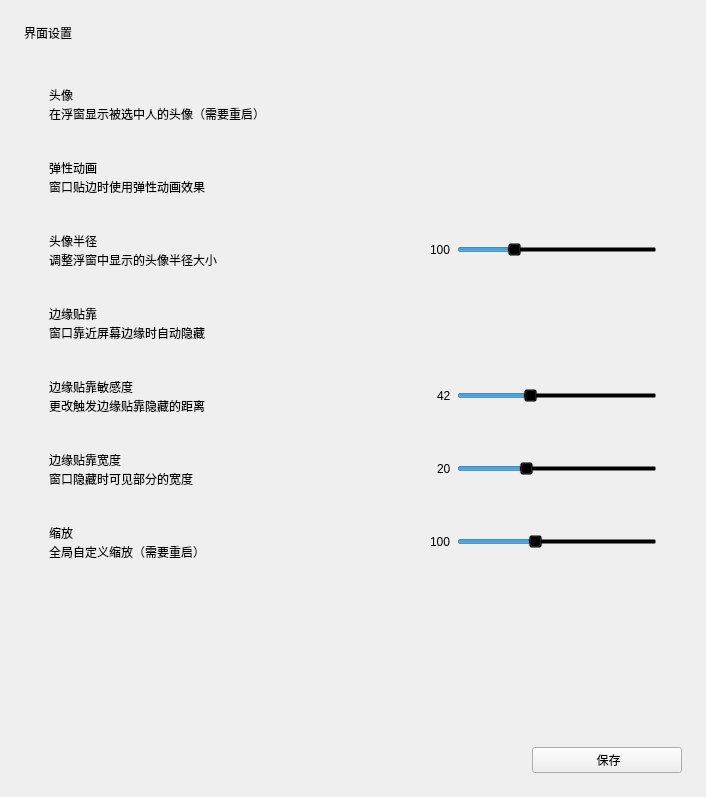
<?xml version="1.0" encoding="UTF-8"?>
<ui version="4.0">
 <class>Form</class>
 <widget class="QWidget" name="Form">
  <property name="geometry">
   <rect>
    <x>0</x>
    <y>0</y>
    <width>706</width>
    <height>797</height>
   </rect>
  </property>
  <property name="sizePolicy">
   <sizepolicy hsizetype="Preferred" vsizetype="Expanding">
    <horstretch>0</horstretch>
    <verstretch>0</verstretch>
   </sizepolicy>
  </property>
  <property name="windowTitle">
   <string>Form</string>
  </property>
  <layout class="QVBoxLayout" name="verticalLayout_2">
   <property name="spacing">
    <number>18</number>
   </property>
   <property name="leftMargin">
    <number>24</number>
   </property>
   <property name="topMargin">
    <number>24</number>
   </property>
   <property name="rightMargin">
    <number>24</number>
   </property>
   <property name="bottomMargin">
    <number>24</number>
   </property>
   <item>
    <widget class="TitleLabel" name="TitleLabel">
     <property name="text">
      <string>界面设置</string>
     </property>
    </widget>
   </item>
   <item>
    <widget class="SmoothScrollArea" name="ct_scroll">
     <property name="styleSheet">
      <string notr="true">background: transparent; border: none</string>
     </property>
     <property name="widgetResizable">
      <bool>true</bool>
     </property>
     <widget class="QWidget" name="scrollAreaWidgetContents">
      <property name="geometry">
       <rect>
        <x>0</x>
        <y>0</y>
        <width>658</width>
        <height>669</height>
       </rect>
      </property>
      <layout class="QVBoxLayout" name="verticalLayout_9">
       <item>
        <layout class="QVBoxLayout" name="verticalLayout_3">
         <property name="spacing">
          <number>3</number>
         </property>
         <item>
          <widget class="CardWidget" name="CardWidget_11">
           <property name="minimumSize">
            <size>
             <width>0</width>
             <height>70</height>
            </size>
           </property>
           <layout class="QHBoxLayout" name="horizontalLayout_4">
            <property name="leftMargin">
             <number>16</number>
            </property>
            <property name="topMargin">
             <number>16</number>
            </property>
            <property name="rightMargin">
             <number>16</number>
            </property>
            <property name="bottomMargin">
             <number>16</number>
            </property>
            <item>
             <layout class="QVBoxLayout" name="verticalLayout_7">
              <property name="spacing">
               <number>0</number>
              </property>
              <item>
               <widget class="StrongBodyLabel" name="StrongBodyLabel_4">
                <property name="text">
                 <string>头像</string>
                </property>
               </widget>
              </item>
              <item>
               <widget class="CaptionLabel" name="CaptionLabel_12">
                <property name="text">
                 <string>在浮窗显示被选中人的头像（需要重启）</string>
                </property>
                <property name="lightColor" stdset="0">
                 <color alpha="150">
                  <red>0</red>
                  <green>0</green>
                  <blue>0</blue>
                 </color>
                </property>
                <property name="darkColor" stdset="0">
                 <color alpha="200">
                  <red>255</red>
                  <green>255</green>
                  <blue>255</blue>
                 </color>
                </property>
               </widget>
              </item>
             </layout>
            </item>
            <item>
             <widget class="SwitchButton" name="avatar">
              <property name="sizePolicy">
               <sizepolicy hsizetype="Maximum" vsizetype="Fixed">
                <horstretch>0</horstretch>
                <verstretch>0</verstretch>
               </sizepolicy>
              </property>
              <property name="text">
               <string/>
              </property>
             </widget>
            </item>
           </layout>
          </widget>
         </item>
         <item>
          <widget class="CardWidget" name="CardWidget_5">
           <property name="minimumSize">
            <size>
             <width>0</width>
             <height>70</height>
            </size>
           </property>
           <layout class="QHBoxLayout" name="horizontalLayout_5">
            <property name="leftMargin">
             <number>16</number>
            </property>
            <property name="topMargin">
             <number>16</number>
            </property>
            <property name="rightMargin">
             <number>16</number>
            </property>
            <property name="bottomMargin">
             <number>16</number>
            </property>
            <item>
             <layout class="QVBoxLayout" name="verticalLayout_8">
              <property name="spacing">
               <number>0</number>
              </property>
              <item>
               <widget class="StrongBodyLabel" name="StrongBodyLabel_5">
                <property name="text">
                 <string>弹性动画</string>
                </property>
               </widget>
              </item>
              <item>
               <widget class="CaptionLabel" name="CaptionLabel_13">
                <property name="text">
                 <string>窗口贴边时使用弹性动画效果</string>
                </property>
                <property name="lightColor" stdset="0">
                 <color alpha="150">
                  <red>0</red>
                  <green>0</green>
                  <blue>0</blue>
                 </color>
                </property>
                <property name="darkColor" stdset="0">
                 <color alpha="200">
                  <red>255</red>
                  <green>255</green>
                  <blue>255</blue>
                 </color>
                </property>
               </widget>
              </item>
             </layout>
            </item>
            <item>
             <widget class="SwitchButton" name="elastic_animation">
              <property name="sizePolicy">
               <sizepolicy hsizetype="Maximum" vsizetype="Fixed">
                <horstretch>0</horstretch>
                <verstretch>0</verstretch>
               </sizepolicy>
              </property>
              <property name="text">
               <string/>
              </property>
             </widget>
            </item>
           </layout>
          </widget>
         </item>
         <item>
          <widget class="CardWidget" name="CardWidget_4">
           <property name="minimumSize">
            <size>
             <width>0</width>
             <height>70</height>
            </size>
           </property>
           <layout class="QHBoxLayout" name="horizontalLayout_4">
            <property name="leftMargin">
             <number>16</number>
            </property>
            <property name="topMargin">
             <number>16</number>
            </property>
            <property name="rightMargin">
             <number>16</number>
            </property>
            <property name="bottomMargin">
             <number>16</number>
            </property>
            <item>
             <layout class="QVBoxLayout" name="verticalLayout_7">
              <property name="spacing">
               <number>0</number>
              </property>
              <item>
               <widget class="StrongBodyLabel" name="StrongBodyLabel_3">
                <property name="text">
                 <string>头像半径</string>
                </property>
               </widget>
              </item>
              <item>
               <widget class="CaptionLabel" name="CaptionLabel_5">
                <property name="text">
                 <string>调整浮窗中显示的头像半径大小</string>
                </property>
                <property name="lightColor" stdset="0">
                 <color alpha="150">
                  <red>0</red>
                  <green>0</green>
                  <blue>0</blue>
                 </color>
                </property>
                <property name="darkColor" stdset="0">
                 <color alpha="200">
                  <red>255</red>
                  <green>255</green>
                  <blue>255</blue>
                 </color>
                </property>
               </widget>
              </item>
             </layout>
            </item>
            <item alignment="Qt::AlignRight">
             <widget class="BodyLabel" name="avatar_size_label">
              <property name="maximumSize">
               <size>
                <width>40</width>
                <height>16777215</height>
               </size>
              </property>
              <property name="text">
               <string>100</string>
              </property>
             </widget>
            </item>
            <item>
             <widget class="Slider" name="avatar_size">
              <property name="sizePolicy">
               <sizepolicy hsizetype="Expanding" vsizetype="Fixed">
                <horstretch>0</horstretch>
                <verstretch>0</verstretch>
               </sizepolicy>
              </property>
              <property name="minimumSize">
               <size>
                <width>100</width>
                <height>0</height>
               </size>
              </property>
              <property name="maximumSize">
               <size>
                <width>200</width>
                <height>16777215</height>
               </size>
              </property>
              <property name="minimum">
               <number>20</number>
              </property>
              <property name="maximum">
               <number>64</number>
              </property>
              <property name="value">
               <number>32</number>
              </property>
              <property name="orientation">
               <enum>Qt::Horizontal</enum>
              </property>
             </widget>
            </item>
           </layout>
          </widget>
         </item>
         <item>
          <widget class="CardWidget" name="CardWidget_9">
           <property name="minimumSize">
            <size>
             <width>0</width>
             <height>70</height>
            </size>
           </property>
           <layout class="QHBoxLayout" name="horizontalLayout_11">
            <property name="leftMargin">
             <number>16</number>
            </property>
            <property name="topMargin">
             <number>16</number>
            </property>
            <property name="rightMargin">
             <number>16</number>
            </property>
            <property name="bottomMargin">
             <number>16</number>
            </property>
            <item>
             <layout class="QVBoxLayout" name="verticalLayout_15">
              <property name="spacing">
               <number>0</number>
              </property>
              <item>
               <widget class="StrongBodyLabel" name="StrongBodyLabel_9">
                <property name="text">
                 <string>边缘贴靠</string>
                </property>
               </widget>
              </item>
              <item>
               <widget class="CaptionLabel" name="CaptionLabel_10">
                <property name="text">
                 <string>窗口靠近屏幕边缘时自动隐藏</string>
                </property>
                <property name="lightColor" stdset="0">
                 <color alpha="150">
                  <red>0</red>
                  <green>0</green>
                  <blue>0</blue>
                 </color>
                </property>
                <property name="darkColor" stdset="0">
                 <color alpha="200">
                  <red>255</red>
                  <green>255</green>
                  <blue>255</blue>
                 </color>
                </property>
               </widget>
              </item>
             </layout>
            </item>
            <item>
             <widget class="SwitchButton" name="edge_hide">
              <property name="sizePolicy">
               <sizepolicy hsizetype="Maximum" vsizetype="Fixed">
                <horstretch>0</horstretch>
                <verstretch>0</verstretch>
               </sizepolicy>
              </property>
             </widget>
            </item>
           </layout>
          </widget>
         </item>
         <item>
          <widget class="CardWidget" name="CardWidget_10">
           <property name="minimumSize">
            <size>
             <width>0</width>
             <height>70</height>
            </size>
           </property>
           <layout class="QHBoxLayout" name="horizontalLayout_12">
            <property name="leftMargin">
             <number>16</number>
            </property>
            <property name="topMargin">
             <number>16</number>
            </property>
            <property name="rightMargin">
             <number>16</number>
            </property>
            <property name="bottomMargin">
             <number>16</number>
            </property>
            <item>
             <layout class="QVBoxLayout" name="verticalLayout_16">
              <property name="spacing">
               <number>0</number>
              </property>
              <item>
               <widget class="StrongBodyLabel" name="StrongBodyLabel_11">
                <property name="text">
                 <string>边缘贴靠敏感度</string>
                </property>
               </widget>
              </item>
              <item>
               <widget class="CaptionLabel" name="CaptionLabel_11">
                <property name="text">
                 <string>更改触发边缘贴靠隐藏的距离</string>
                </property>
                <property name="lightColor" stdset="0">
                 <color alpha="150">
                  <red>0</red>
                  <green>0</green>
                  <blue>0</blue>
                 </color>
                </property>
                <property name="darkColor" stdset="0">
                 <color alpha="200">
                  <red>255</red>
                  <green>255</green>
                  <blue>255</blue>
                 </color>
                </property>
               </widget>
              </item>
             </layout>
            </item>
            <item alignment="Qt::AlignRight">
             <widget class="BodyLabel" name="edge_distance_label">
              <property name="sizePolicy">
               <sizepolicy hsizetype="Expanding" vsizetype="Preferred">
                <horstretch>0</horstretch>
                <verstretch>0</verstretch>
               </sizepolicy>
              </property>
              <property name="maximumSize">
               <size>
                <width>40</width>
                <height>16777215</height>
               </size>
              </property>
              <property name="text">
               <string>42</string>
              </property>
             </widget>
            </item>
            <item>
             <widget class="Slider" name="edge_distance">
              <property name="sizePolicy">
               <sizepolicy hsizetype="Expanding" vsizetype="Fixed">
                <horstretch>0</horstretch>
                <verstretch>0</verstretch>
               </sizepolicy>
              </property>
              <property name="minimumSize">
               <size>
                <width>100</width>
                <height>0</height>
               </size>
              </property>
              <property name="maximumSize">
               <size>
                <width>200</width>
                <height>16777215</height>
               </size>
              </property>
              <property name="minimum">
               <number>10</number>
              </property>
              <property name="maximum">
               <number>100</number>
              </property>
              <property name="value">
               <number>42</number>
              </property>
              <property name="orientation">
               <enum>Qt::Horizontal</enum>
              </property>
             </widget>
            </item>
           </layout>
          </widget>
         </item>
         <item>
          <widget class="CardWidget" name="CardWidget_5">
           <property name="minimumSize">
            <size>
             <width>0</width>
             <height>70</height>
            </size>
           </property>
           <layout class="QHBoxLayout" name="horizontalLayout_8">
            <property name="leftMargin">
             <number>16</number>
            </property>
            <property name="topMargin">
             <number>16</number>
            </property>
            <property name="rightMargin">
             <number>16</number>
            </property>
            <property name="bottomMargin">
             <number>16</number>
            </property>
            <item>
             <layout class="QVBoxLayout" name="verticalLayout_10">
              <property name="spacing">
               <number>0</number>
              </property>
              <item>
               <widget class="StrongBodyLabel" name="StrongBodyLabel_7">
                <property name="text">
                 <string>边缘贴靠宽度</string>
                </property>
               </widget>
              </item>
              <item>
               <widget class="CaptionLabel" name="CaptionLabel_7">
                <property name="text">
                 <string>窗口隐藏时可见部分的宽度</string>
                </property>
                <property name="wordWrap">
                 <bool>true</bool>
                </property>
                <property name="lightColor" stdset="0">
                 <color alpha="150">
                  <red>0</red>
                  <green>0</green>
                  <blue>0</blue>
                 </color>
                </property>
                <property name="darkColor" stdset="0">
                 <color alpha="200">
                  <red>255</red>
                  <green>255</green>
                  <blue>255</blue>
                 </color>
                </property>
               </widget>
              </item>
             </layout>
            </item>
            <item alignment="Qt::AlignRight">
             <widget class="BodyLabel" name="hidden_width_label">
              <property name="maximumSize">
               <size>
                <width>40</width>
                <height>16777215</height>
               </size>
              </property>
              <property name="text">
               <string>20</string>
              </property>
             </widget>
            </item>
            <item>
             <widget class="Slider" name="hidden_width">
              <property name="sizePolicy">
               <sizepolicy hsizetype="Expanding" vsizetype="Fixed">
                <horstretch>0</horstretch>
                <verstretch>0</verstretch>
               </sizepolicy>
              </property>
              <property name="minimumSize">
               <size>
                <width>100</width>
                <height>0</height>
               </size>
              </property>
              <property name="maximumSize">
               <size>
                <width>200</width>
                <height>16777215</height>
               </size>
              </property>
              <property name="minimum">
               <number>5</number>
              </property>
              <property name="maximum">
               <number>50</number>
              </property>
              <property name="value">
               <number>20</number>
              </property>
              <property name="orientation">
               <enum>Qt::Horizontal</enum>
              </property>
             </widget>
            </item>
           </layout>
          </widget>
         </item>
         <item>
          <widget class="CardWidget" name="CardWidget_6">
           <property name="minimumSize">
            <size>
             <width>0</width>
             <height>70</height>
            </size>
           </property>
           <layout class="QHBoxLayout" name="horizontalLayout_8">
            <property name="leftMargin">
             <number>16</number>
            </property>
            <property name="topMargin">
             <number>16</number>
            </property>
            <property name="rightMargin">
             <number>16</number>
            </property>
            <property name="bottomMargin">
             <number>16</number>
            </property>
            <item>
             <layout class="QVBoxLayout" name="verticalLayout_11">
              <property name="spacing">
               <number>0</number>
              </property>
              <item>
               <widget class="StrongBodyLabel" name="StrongBodyLabel_8">
                <property name="text">
                 <string>缩放</string>
                </property>
               </widget>
              </item>
              <item>
               <widget class="CaptionLabel" name="CaptionLabel_8">
                <property name="text">
                 <string>全局自定义缩放（需要重启）</string>
                </property>
                <property name="wordWrap">
                 <bool>true</bool>
                </property>
                <property name="lightColor" stdset="0">
                 <color alpha="150">
                  <red>0</red>
                  <green>0</green>
                  <blue>0</blue>
                 </color>
                </property>
                <property name="darkColor" stdset="0">
                 <color alpha="200">
                  <red>255</red>
                  <green>255</green>
                  <blue>255</blue>
                 </color>
                </property>
               </widget>
              </item>
             </layout>
            </item>
            <item alignment="Qt::AlignRight">
             <widget class="BodyLabel" name="scale_label">
              <property name="maximumSize">
               <size>
                <width>40</width>
                <height>16777215</height>
               </size>
              </property>
              <property name="text">
               <string>100</string>
              </property>
             </widget>
            </item>
            <item>
             <widget class="Slider" name="scale">
              <property name="sizePolicy">
               <sizepolicy hsizetype="Expanding" vsizetype="Fixed">
                <horstretch>0</horstretch>
                <verstretch>0</verstretch>
               </sizepolicy>
              </property>
              <property name="minimumSize">
               <size>
                <width>100</width>
                <height>0</height>
               </size>
              </property>
              <property name="maximumSize">
               <size>
                <width>200</width>
                <height>16777215</height>
               </size>
              </property>
              <property name="minimum">
               <number>50</number>
              </property>
              <property name="maximum">
               <number>180</number>
              </property>
              <property name="value">
               <number>100</number>
              </property>
              <property name="orientation">
               <enum>Qt::Horizontal</enum>
              </property>
             </widget>
            </item>
           </layout>
          </widget>
         </item>
        </layout>
       </item>
       <item>
        <spacer name="verticalSpacer">
         <property name="orientation">
          <enum>Qt::Vertical</enum>
         </property>
         <property name="sizeHint" stdset="0">
          <size>
           <width>20</width>
           <height>40</height>
          </size>
         </property>
        </spacer>
       </item>
      </layout>
     </widget>
    </widget>
   </item>
   <item>
    <layout class="QHBoxLayout" name="horizontalLayout_2">
     <item>
      <spacer name="horizontalSpacer_2">
       <property name="orientation">
        <enum>Qt::Horizontal</enum>
       </property>
       <property name="sizeHint" stdset="0">
        <size>
         <width>40</width>
         <height>20</height>
        </size>
       </property>
      </spacer>
     </item>
     <item>
      <widget class="PrimaryPushButton" name="save_ui">
       <property name="sizePolicy">
        <sizepolicy hsizetype="Maximum" vsizetype="Fixed">
         <horstretch>0</horstretch>
         <verstretch>0</verstretch>
        </sizepolicy>
       </property>
       <property name="minimumSize">
        <size>
         <width>150</width>
         <height>0</height>
        </size>
       </property>
       <property name="text">
        <string> 保存</string>
       </property>
      </widget>
     </item>
    </layout>
   </item>
  </layout>
 </widget>
 <customwidgets>
  <customwidget>
   <class>PrimaryPushButton</class>
   <extends>QPushButton</extends>
   <header>qfluentwidgets</header>
  </customwidget>
  <customwidget>
   <class>SwitchButton</class>
   <extends>QCheckBox</extends>
   <header>qfluentwidgets</header>
  </customwidget>
  <customwidget>
   <class>Slider</class>
   <extends>QSlider</extends>
   <header>qfluentwidgets</header>
  </customwidget>
  <customwidget>
   <class>TitleLabel</class>
   <extends>QLabel</extends>
   <header>qfluentwidgets</header>
  </customwidget>
  <customwidget>
   <class>StrongBodyLabel</class>
   <extends>QLabel</extends>
   <header>qfluentwidgets</header>
  </customwidget>
  <customwidget>
   <class>CaptionLabel</class>
   <extends>QLabel</extends>
   <header>qfluentwidgets</header>
  </customwidget>
  <customwidget>
   <class>CardWidget</class>
   <extends>QFrame</extends>
   <header>qfluentwidgets</header>
   <container>1</container>
  </customwidget>
  <customwidget>
   <class>SmoothScrollArea</class>
   <extends>QScrollArea</extends>
   <header>qfluentwidgets</header>
   <container>1</container>
  </customwidget>
  <customwidget>
   <class>BodyLabel</class>
   <extends>QLabel</extends>
   <header>qfluentwidgets</header>
  </customwidget>
 </customwidgets>
 <resources/>
 <connections/>
</ui>
